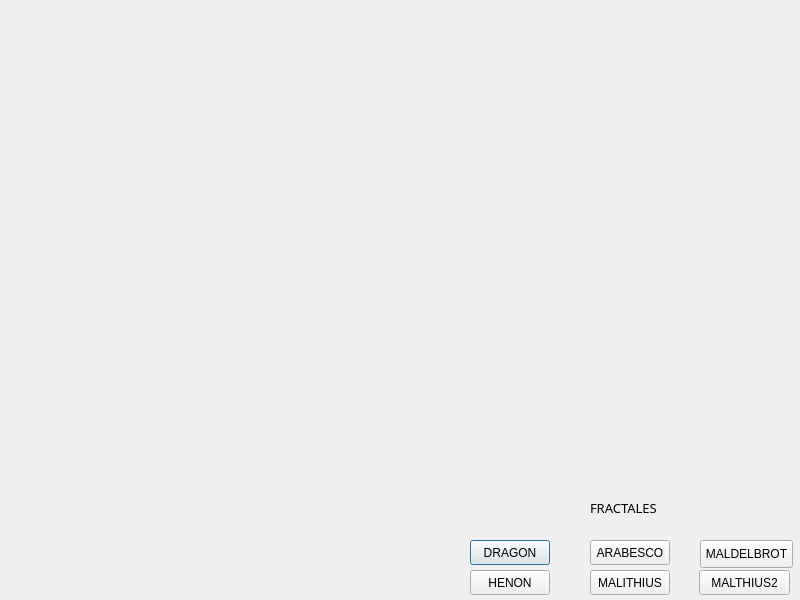
<?xml version="1.0" encoding="UTF-8"?>
<ui version="4.0">
 <class>Dialog</class>
 <widget class="QDialog" name="Dialog">
  <property name="geometry">
   <rect>
    <x>0</x>
    <y>0</y>
    <width>800</width>
    <height>600</height>
   </rect>
  </property>
  <property name="windowTitle">
   <string>Dialog</string>
  </property>
  <widget class="QWidget" name="widget" native="true">
   <property name="geometry">
    <rect>
     <x>380</x>
     <y>460</y>
     <width>421</width>
     <height>151</height>
    </rect>
   </property>
   <widget class="QPushButton" name="pushButton">
    <property name="geometry">
     <rect>
      <x>90</x>
      <y>80</y>
      <width>80</width>
      <height>25</height>
     </rect>
    </property>
    <property name="text">
     <string>DRAGON</string>
    </property>
   </widget>
   <widget class="QPushButton" name="pushButton_2">
    <property name="geometry">
     <rect>
      <x>90</x>
      <y>110</y>
      <width>80</width>
      <height>25</height>
     </rect>
    </property>
    <property name="text">
     <string>HENON</string>
    </property>
   </widget>
   <widget class="QPushButton" name="pushButton_3">
    <property name="geometry">
     <rect>
      <x>210</x>
      <y>80</y>
      <width>80</width>
      <height>25</height>
     </rect>
    </property>
    <property name="text">
     <string>ARABESCO</string>
    </property>
   </widget>
   <widget class="QPushButton" name="pushButton_4">
    <property name="geometry">
     <rect>
      <x>210</x>
      <y>110</y>
      <width>80</width>
      <height>25</height>
     </rect>
    </property>
    <property name="text">
     <string>MALITHIUS</string>
    </property>
   </widget>
   <widget class="QPushButton" name="pushButton_5">
    <property name="geometry">
     <rect>
      <x>319</x>
      <y>110</y>
      <width>91</width>
      <height>25</height>
     </rect>
    </property>
    <property name="text">
     <string>MALTHIUS2</string>
    </property>
   </widget>
   <widget class="QLabel" name="label">
    <property name="geometry">
     <rect>
      <x>210</x>
      <y>40</y>
      <width>91</width>
      <height>16</height>
     </rect>
    </property>
    <property name="font">
     <font>
      <family>Dubai</family>
      <pointsize>10</pointsize>
     </font>
    </property>
    <property name="text">
     <string>FRACTALES</string>
    </property>
   </widget>
   <widget class="QPushButton" name="pushButton_6">
    <property name="geometry">
     <rect>
      <x>320</x>
      <y>80</y>
      <width>93</width>
      <height>28</height>
     </rect>
    </property>
    <property name="text">
     <string>MALDELBROT</string>
    </property>
   </widget>
  </widget>
 </widget>
 <resources/>
 <connections/>
</ui>
